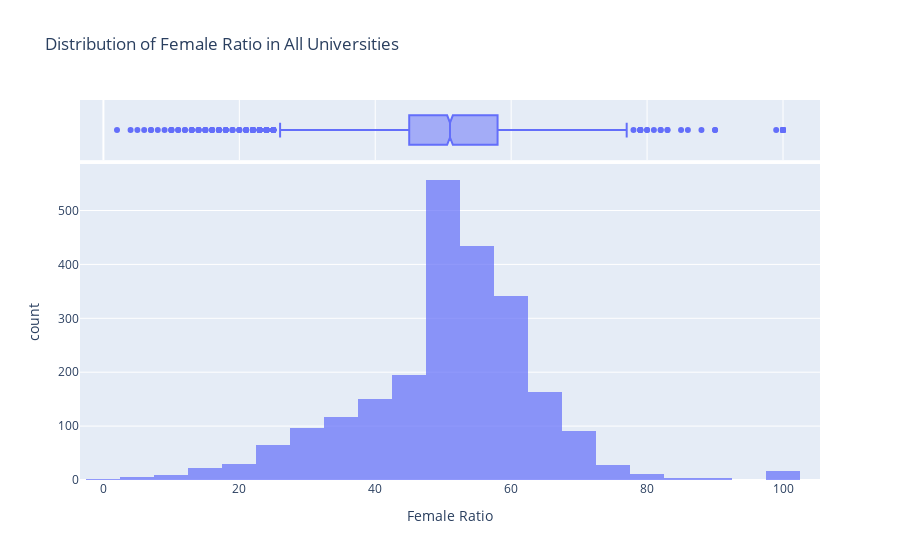

The code cell stored with this chart in its notebook:
### Markdown cell above
Gender Ratio Analysis

This histogram provides insights into the distribution of the female ratio across all universities.

### Code cell
# Visualizing the distribution of Female Ratio in all universities
fig = px.histogram(data, x='Female Ratio', nbins=30, marginal='box', 
                   title='Distribution of Female Ratio in All Universities', 
                   labels={'Female Ratio': 'Female Ratio'},
                   opacity=0.7)
fig.show()

### Figure 1 — Plotly figure (JSON) as saved in the notebook; plotly's stock layout.template omitted (floating-point values rounded to 4 significant figures; data arrays with more than 128 entries replaced by an {"elided": "..."} marker saying what was removed)
{"data": [{"alignmentgroup": "True", "bingroup": "x", "hovertemplate": "Female Ratio=%{x}<br>count=%{y}<extra></extra>", "legendgroup": "", "marker": {"color": "#636efa", "opacity": 0.7, "pattern": {"shape": ""}}, "name": "", "nbinsx": 30, "offsetgroup": "", "orientation": "v", "showlegend": false, "type": "histogram", "x": {"elided": "2341 float values"}, "xaxis": "x", "yaxis": "y"}, {"alignmentgroup": "True", "hovertemplate": "Female Ratio=%{x}<extra></extra>", "legendgroup": "", "marker": {"color": "#636efa"}, "name": "", "notched": true, "offsetgroup": "", "showlegend": false, "type": "box", "x": {"elided": "2341 float values"}, "xaxis": "x2", "yaxis": "y2"}], "layout": {"barmode": "relative", "legend": {"tracegroupgap": 0}, "title": {"text": "Distribution of Female Ratio in All Universities"}, "xaxis": {"anchor": "y", "domain": [0, 1], "title": {"text": "Female Ratio"}}, "xaxis2": {"anchor": "y2", "domain": [0, 1], "matches": "x", "showgrid": true, "showticklabels": false}, "yaxis": {"anchor": "x", "domain": [0, 0.8316], "title": {"text": "count"}}, "yaxis2": {"anchor": "x2", "domain": [0.8416, 1], "matches": "y2", "showgrid": false, "showline": false, "showticklabels": false, "ticks": ""}}}
